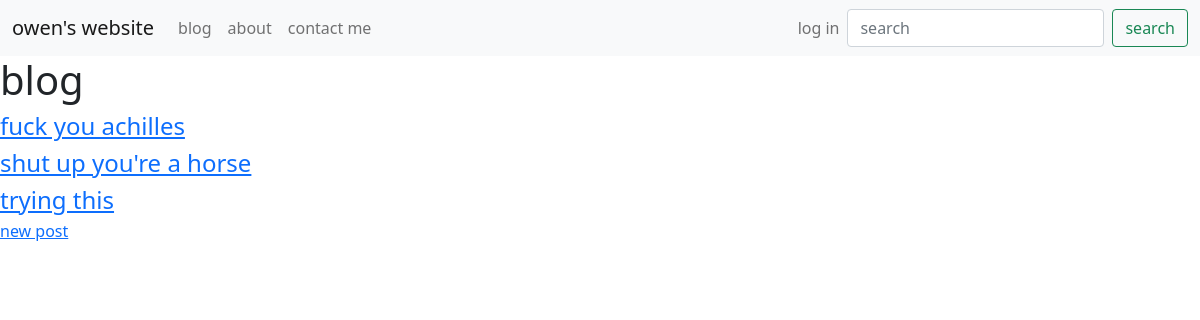
Screenshot of /blog/ with the database file from the repository.
### blog/models.py (models this page shows)
class BlogPost(models.Model):
    title = models.CharField(max_length=100)
    author = models.CharField(max_length=100)
    content = models.TextField()
    def get_absolute_url(self):
        return f'/blog/{self.id}'

### blog/views.py (the view)
# urls.py: path('', blog_list_view),
def blog_list_view(request):
    qs = BlogPost.objects.all()
    template_name = 'pages/blog_list.html'
    context = {'title': 'blog',
               'object_list': qs, }
    return render(request, template_name, context)

### blog/templates/pages/blog_list.html
{% extends 'base.html' %}
{% block content %}
<h1>{{ title }}</h1>
{% for object in object_list %}
  {% include 'pages/list-inline.html' with blog_post=object %}
{% endfor %}
<h6>
  <a href='new/'>new post</a>
</h6>
{% endblock %}

### blog/templates/pages/list-inline.html
<h4>
  <a href='{{ blog_post.get_absolute_url }}'>{{ blog_post.title }}</a>
</h4>

### rows the page displays
BlogPost: title "fuck you achilles"
BlogPost: title "shut up you're a horse"
BlogPost: title "trying this"

### other values shown
{{ title }} "blog"
